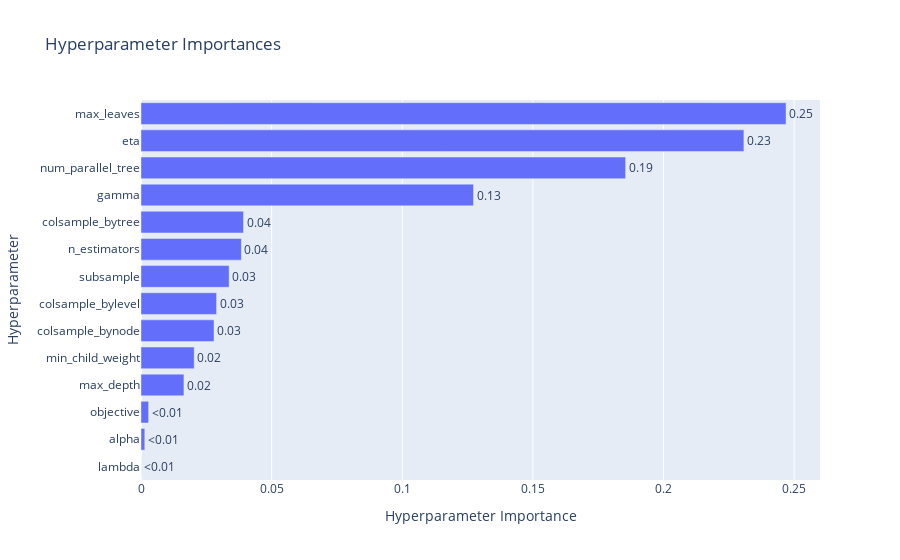

Notebook code for this chart:
### Code cell
fig = optuna.visualization.plot_param_importances(studies['XGBoostModel'])
fig.show()

### Figure 1 — Plotly figure (JSON) as saved in the notebook; plotly's stock layout.template omitted (floating-point values rounded to 4 significant figures)
{"data": [{"cliponaxis": false, "hovertemplate": ["lambda (FloatDistribution): 6.792982241045024e-06<extra></extra>", "alpha (FloatDistribution): 0.0014552613400626712<extra></extra>", "objective (CategoricalDistribution): 0.002924805381606341<extra></extra>", "max_depth (IntDistribution): 0.01643476906595828<extra></extra>", "min_child_weight (IntDistribution): 0.02037879188929001<extra></extra>", "colsample_bynode (FloatDistribution): 0.027958110163894993<extra></extra>", "colsample_bylevel (FloatDistribution): 0.028935405543276865<extra></extra>", "subsample (FloatDistribution): 0.03374355657250341<extra></extra>", "n_estimators (IntDistribution): 0.03843179598485751<extra></extra>", "colsample_bytree (FloatDistribution): 0.039241265970457656<extra></extra>", "gamma (FloatDistribution): 0.12729488228969613<extra></extra>", "num_parallel_tree (IntDistribution): 0.18551516298473492<extra></extra>", "eta (FloatDistribution): 0.2307731513894094<extra></extra>", "max_leaves (IntDistribution): 0.24690624844201062<extra></extra>"], "name": "Objective Value", "orientation": "h", "text": ["<0.01", "<0.01", "<0.01", "0.02", "0.02", "0.03", "0.03", "0.03", "0.04", "0.04", "0.13", "0.19", "0.23", "0.25"], "textposition": "outside", "type": "bar", "x": [6.793e-06, 0.001455, 0.002925, 0.01643, 0.02038, 0.02796, 0.02894, 0.03374, 0.03843, 0.03924, 0.1273, 0.1855, 0.2308, 0.2469], "y": ["lambda", "alpha", "objective", "max_depth", "min_child_weight", "colsample_bynode", "colsample_bylevel", "subsample", "n_estimators", "colsample_bytree", "gamma", "num_parallel_tree", "eta", "max_leaves"]}], "layout": {"title": {"text": "Hyperparameter Importances"}, "xaxis": {"title": {"text": "Hyperparameter Importance"}}, "yaxis": {"title": {"text": "Hyperparameter"}}}}
